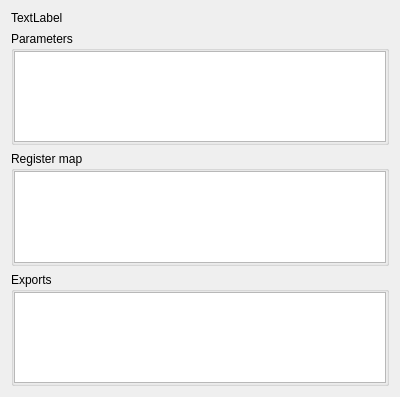
<?xml version="1.0" encoding="UTF-8"?>
<ui version="4.0">
 <class>Ripes::IOPeripheralTab</class>
 <widget class="QWidget" name="Ripes::IOPeripheralTab">
  <property name="geometry">
   <rect>
    <x>0</x>
    <y>0</y>
    <width>400</width>
    <height>397</height>
   </rect>
  </property>
  <property name="windowTitle">
   <string>Form</string>
  </property>
  <layout class="QGridLayout" name="gridLayout">
   <item row="0" column="0">
    <layout class="QVBoxLayout" name="verticalLayout">
     <item>
      <widget class="QLabel" name="description">
       <property name="text">
        <string>TextLabel</string>
       </property>
       <property name="wordWrap">
        <bool>true</bool>
       </property>
      </widget>
     </item>
     <item>
      <widget class="QGroupBox" name="parameterGroupBox">
       <property name="title">
        <string>Parameters</string>
       </property>
       <layout class="QGridLayout" name="gridLayout_4">
        <property name="leftMargin">
         <number>0</number>
        </property>
        <property name="topMargin">
         <number>0</number>
        </property>
        <property name="rightMargin">
         <number>0</number>
        </property>
        <property name="bottomMargin">
         <number>0</number>
        </property>
        <item row="0" column="0">
         <widget class="QTableView" name="parameterView"/>
        </item>
       </layout>
      </widget>
     </item>
     <item>
      <widget class="QGroupBox" name="groupBox">
       <property name="title">
        <string>Register map</string>
       </property>
       <layout class="QGridLayout" name="gridLayout_2">
        <property name="leftMargin">
         <number>0</number>
        </property>
        <property name="topMargin">
         <number>0</number>
        </property>
        <property name="rightMargin">
         <number>0</number>
        </property>
        <property name="bottomMargin">
         <number>0</number>
        </property>
        <item row="0" column="0">
         <widget class="QTableView" name="registerMapView"/>
        </item>
       </layout>
      </widget>
     </item>
     <item>
      <widget class="QGroupBox" name="groupBox_3">
       <property name="title">
        <string>Exports</string>
       </property>
       <layout class="QGridLayout" name="gridLayout_3">
        <property name="leftMargin">
         <number>0</number>
        </property>
        <property name="topMargin">
         <number>0</number>
        </property>
        <property name="rightMargin">
         <number>0</number>
        </property>
        <property name="bottomMargin">
         <number>0</number>
        </property>
        <item row="0" column="0">
         <widget class="QPlainTextEdit" name="exports">
          <property name="readOnly">
           <bool>true</bool>
          </property>
         </widget>
        </item>
       </layout>
      </widget>
     </item>
    </layout>
   </item>
  </layout>
 </widget>
 <resources/>
 <connections/>
</ui>
